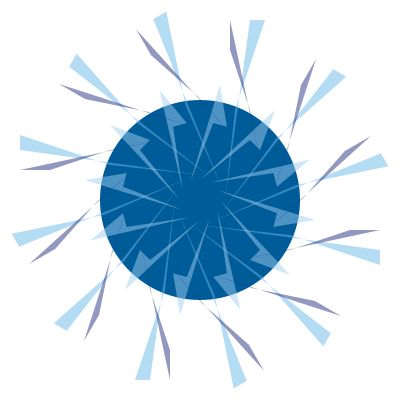
Frame 1 (no input)
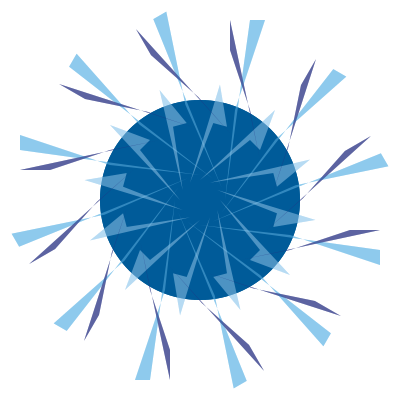
Frame 2 (the mouse pressed at the canvas centre, redrawn once)

The Processing sketch that drew these frames (run headless with seeded random() and noise(); the mouse was pressed at the canvas centre and the sketch redrawn once):

// Processing sketch: processing_85608
// ── processing_85608.pde

void setup()
{
  size(400,400);
  background(255);
}

void draw()
{
  noStroke();
  fill(0,91,153);
  ellipse(200,200,200,200);
  
  fill(102,183,230,125);
  translate(width/2, height/2);
for (int i=0;i<360;i+=30){
rotate(radians(30));
quad(0, 25, 90, 35, 180, 65, 180, 50);}
  
    fill(157,207,239,125);
for (int i=0;i<360;i+=30){
rotate(radians(30));
quad(20, 0, 90, 75, 50, 60, 60, 50);}

    fill(34,45,128,125);
for (int i=0;i<360;i+=30){
rotate(radians(30));
quad(40, 60, 180, 30, 150, 30, 90, 50);}

  noLoop();
}
